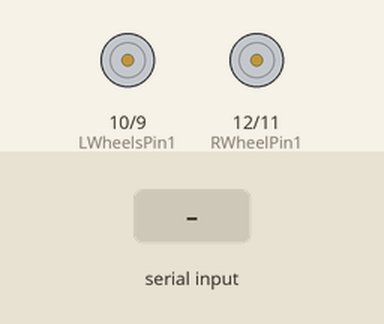
The sketch below on a simulated Arduino Uno, built with avr-gcc and run on an emulated ATmega328P. Shown: motor-driver pin pairs drawn as motors (green arrow = first pin HIGH = forward, orange = second pin HIGH = backward, longer = more drive, scaled by the enable pin). The inputs (shaded band) are chosen by the test bench.

Above: at 1.2 s.
1.3 s: "F" received over Serial
At 2.5 s:
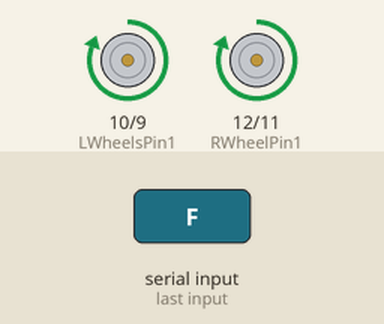
2.8 s: "B" received over Serial
At 3.8 s:
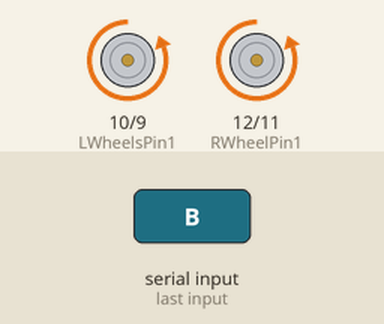
4.3 s: "G" received over Serial
At 5.0 s:
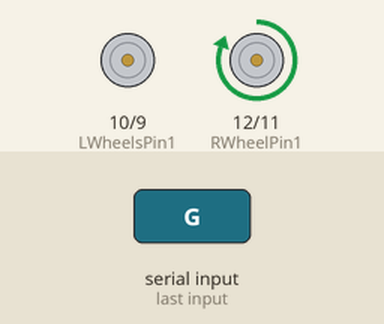
5.8 s: "I" received over Serial
At 6.1 s:
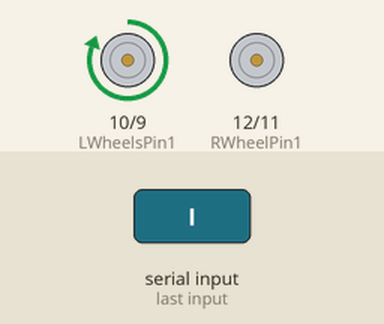
7.3 s: "H" received over Serial
At 8.5 s:
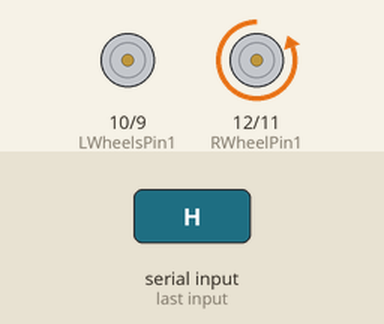
8.8 s: "J" received over Serial
At 9.6 s:
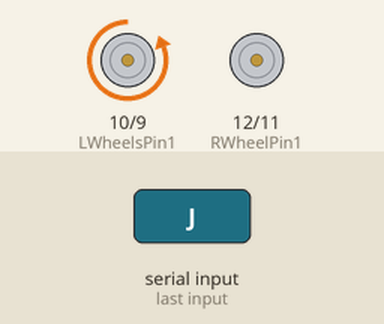
Timing chart, 0 to 11.3 s (numbered marks = the images above; inputs shaded):
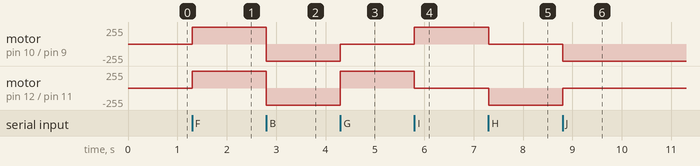

The sketch:

toy_car_code_for_build_app.ino
```cpp
const int LWheelsPin1 = 10, LWheelsPin2 = 9, LWheelEN = 8, RWheelPin1 = 12, RWheelPin2 = 11, RWheelEN = 7;

char Incoming_value = 0;

void forward(){
  digitalWrite(LWheelsPin1, HIGH);
  digitalWrite(LWheelsPin2, LOW);
  digitalWrite(LWheelEN, HIGH);
  digitalWrite(RWheelPin1, HIGH);
  digitalWrite(RWheelPin2, LOW);
  digitalWrite(RWheelEN, HIGH);
}

void backward(){
  digitalWrite(LWheelsPin1, LOW);
  digitalWrite(LWheelsPin2, HIGH);
  digitalWrite(LWheelEN, HIGH);
  digitalWrite(RWheelPin1, LOW);
  digitalWrite(RWheelPin2, HIGH);
  digitalWrite(RWheelEN, HIGH);
}

void left(){
  digitalWrite(LWheelsPin1, LOW);
  digitalWrite(LWheelsPin2, LOW);
  digitalWrite(LWheelEN, HIGH);
  digitalWrite(RWheelPin1, HIGH);
  digitalWrite(RWheelPin2, LOW);
  digitalWrite(RWheelEN, HIGH);
}

void right(){
  digitalWrite(LWheelsPin1, HIGH);
  digitalWrite(LWheelsPin2, LOW);
  digitalWrite(LWheelEN, HIGH);
  digitalWrite(RWheelPin1, LOW);
  digitalWrite(RWheelPin2, LOW);
  digitalWrite(RWheelEN, HIGH);
}

void forwardLeft(){
  digitalWrite(LWheelsPin1, LOW);
  digitalWrite(LWheelsPin2, LOW);
  digitalWrite(LWheelEN, HIGH);
  digitalWrite(RWheelPin1, HIGH);
  digitalWrite(RWheelPin2, LOW);
  digitalWrite(RWheelEN, HIGH);
}

void forwardRight(){
  digitalWrite(LWheelsPin1, HIGH);
  digitalWrite(LWheelsPin2, LOW);
  digitalWrite(LWheelEN, HIGH);
  digitalWrite(RWheelPin1, LOW);
  digitalWrite(RWheelPin2, LOW);
  digitalWrite(RWheelEN, HIGH);
}

void backwardLeft(){
  digitalWrite(LWheelsPin1, LOW);
  digitalWrite(LWheelsPin2, LOW);
  digitalWrite(LWheelEN, HIGH);
  analogWrite(RWheelPin1, LOW);
  digitalWrite(RWheelPin2, HIGH);
  digitalWrite(RWheelEN, HIGH);
}

void backwardRight(){
  digitalWrite(LWheelsPin1, LOW);
  digitalWrite(LWheelsPin2, HIGH);
  digitalWrite(LWheelEN, HIGH);
  digitalWrite(RWheelPin1, LOW);
  digitalWrite(RWheelPin2, LOW);
  digitalWrite(RWheelEN, HIGH);
}

void stopCar(){
  digitalWrite(LWheelsPin1, LOW);
  digitalWrite(LWheelsPin2, LOW);
  digitalWrite(LWheelEN, HIGH);
  digitalWrite(RWheelPin1, LOW);
  digitalWrite(RWheelPin2, LOW);
  digitalWrite(RWheelEN, HIGH);
}

void setup()
{
  Serial.begin(9600);
  pinMode(LWheelsPin1, OUTPUT);
  pinMode(LWheelsPin2, OUTPUT);
  pinMode(LWheelEN, OUTPUT);
  pinMode(RWheelPin1, OUTPUT);
  pinMode(RWheelPin2, OUTPUT);
  pinMode(RWheelEN, OUTPUT);
}

void loop()
{
  if(Serial.available() > 0)
  {
    Incoming_value = Serial.read();

    if(Incoming_value == 'F'){
      forward();
    }
    else if(Incoming_value == 'B'){
      backward();
    }
    else if(Incoming_value == 'G'){
      forwardLeft();
    }
    else if(Incoming_value == 'I'){
      forwardRight();
    }
    else if(Incoming_value == 'H'){
      backwardLeft();
    }
    else if(Incoming_value == 'J'){
      backwardRight();
    }
    else if(Incoming_value == 'L'){
      left();
    }
    else if(Incoming_value == 'R'){
      right();
    }
    else if(Incoming_value == 'S'){
      stopCar();
    }
  }
}
```

Measured:
- after the input at 1.3 s, motor on pin 10 (LWheelsPin1) / pin 9 (LWheelsPin2), motor on pin 12 (RWheelPin1) / pin 11 (RWheelPin2): stopped → forward 255/255 at once
- after the input at 2.8 s, motor on pin 10 (LWheelsPin1) / pin 9 (LWheelsPin2), motor on pin 12 (RWheelPin1) / pin 11 (RWheelPin2): forward 255/255 → backward 255/255 at once
- after the input at 4.3 s, motor on pin 10 (LWheelsPin1) / pin 9 (LWheelsPin2): backward 255/255 → stopped at once; motor on pin 12 (RWheelPin1) / pin 11 (RWheelPin2): backward 255/255 → forward 255/255 at once
- after the input at 5.8 s, motor on pin 10 (LWheelsPin1) / pin 9 (LWheelsPin2): stopped → forward 255/255 at once; motor on pin 12 (RWheelPin1) / pin 11 (RWheelPin2): forward 255/255 → stopped at once
- after the input at 7.3 s, motor on pin 10 (LWheelsPin1) / pin 9 (LWheelsPin2): forward 255/255 → stopped at once; motor on pin 12 (RWheelPin1) / pin 11 (RWheelPin2): stopped → backward 255/255 at once
- after the input at 8.8 s, motor on pin 10 (LWheelsPin1) / pin 9 (LWheelsPin2): stopped → backward 255/255 at once; motor on pin 12 (RWheelPin1) / pin 11 (RWheelPin2): backward 255/255 → stopped at once
